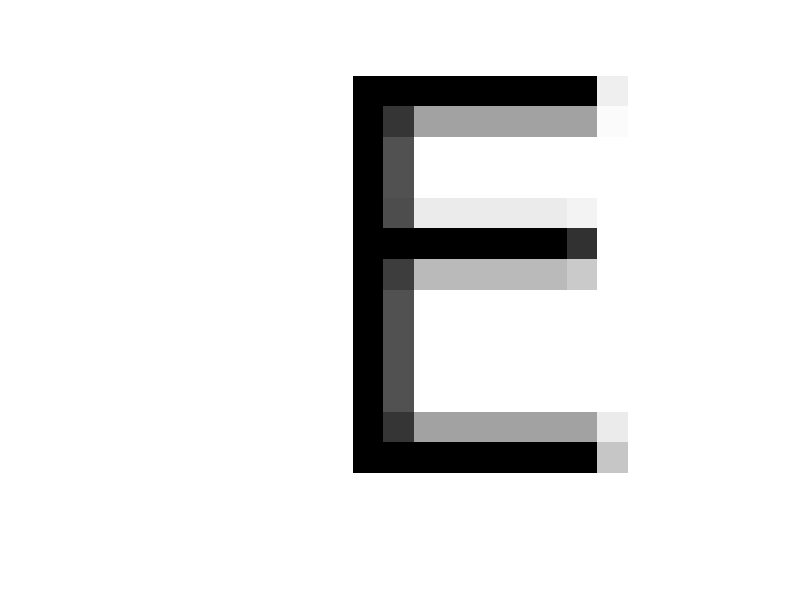

Recreate this plot in MATLAB.
%This is part c of the assignment
%this is for the char_c1 matrix, where it imports the char_c1 matrix which
%spells out science, since I put a pause between each letter, you need to
%hit enter to see all the images
clear;
load('char_c1.mat');
counter = 1;
while counter <8
    scan = Bchar(:,counter);
    x= Achar\scan;
    x =reshape(x,imsize);
    x = x';
    imshow(x)
    counter = counter + 1;
    pause();
end
